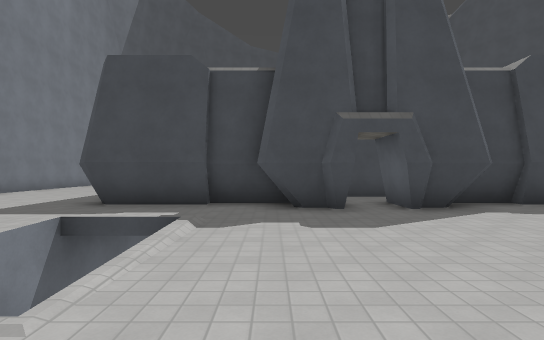
view 1 (above)

24 first-person views from a walk through a level from a Godot 3-D game. The camera is 1.5 m above the floor, looks level and sees 80° across. The floor is counted in squares, 2 m on a side. Each view is taken from the middle of a square. On the plan, view 1 faces up. The plan holds only what a view shows up to about 11 squares ahead; the rest is blank. The place goes on beyond the plan. Some surface patterns are stand-ins.

view 2
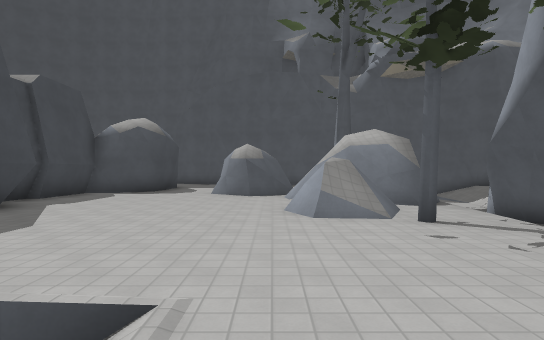

view 3
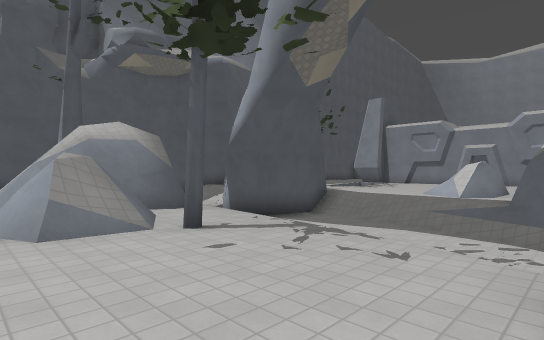

view 4
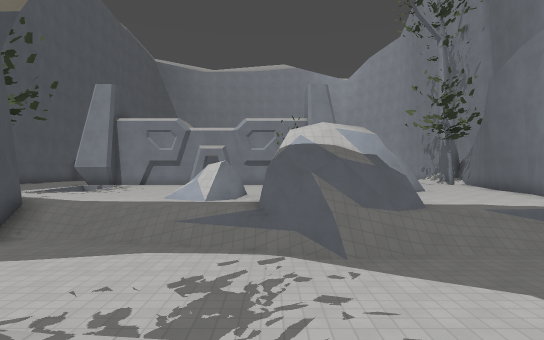

view 5
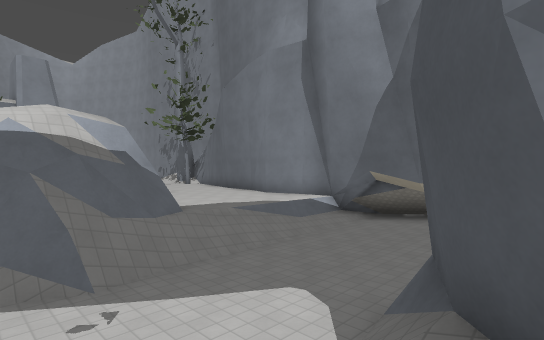

view 6
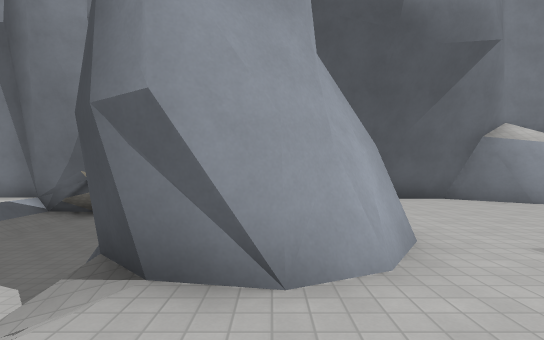

view 7
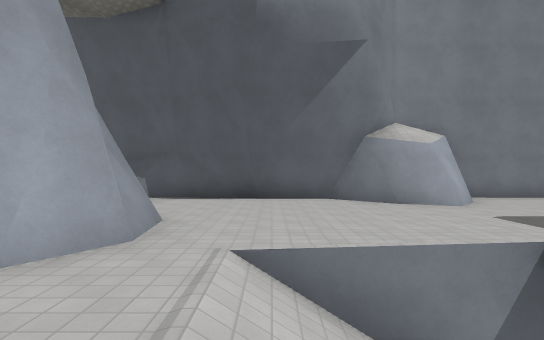

view 8
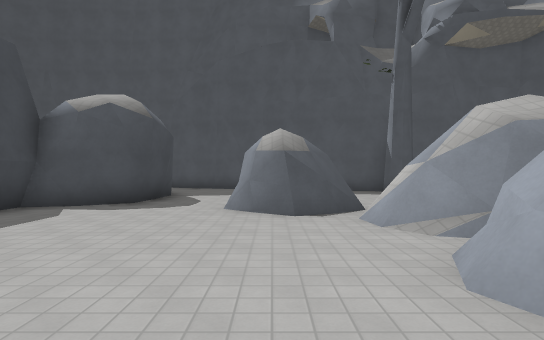

view 9
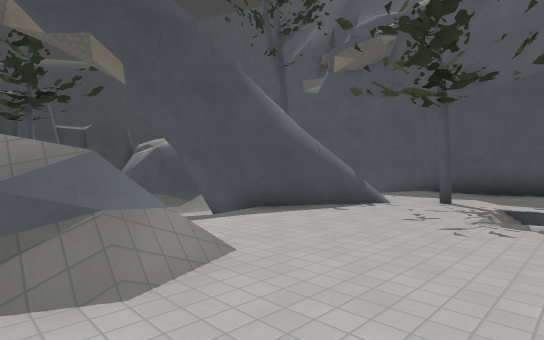

view 10
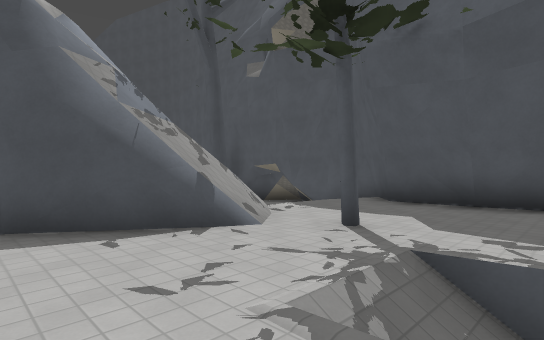

view 11
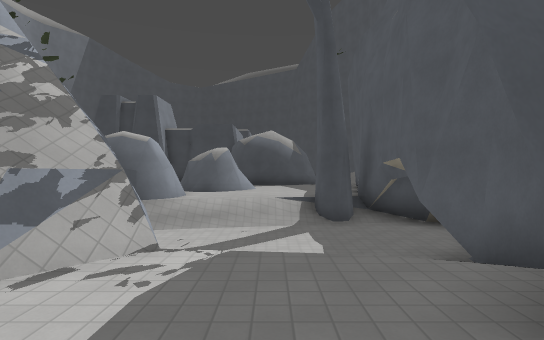

view 12
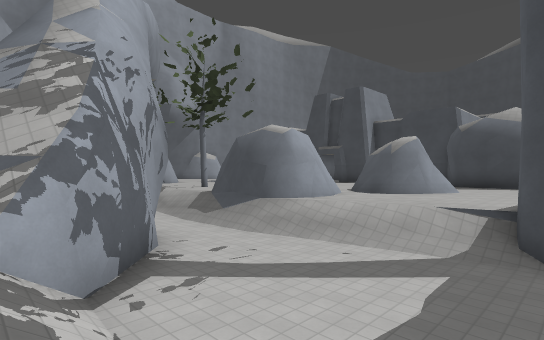

view 13
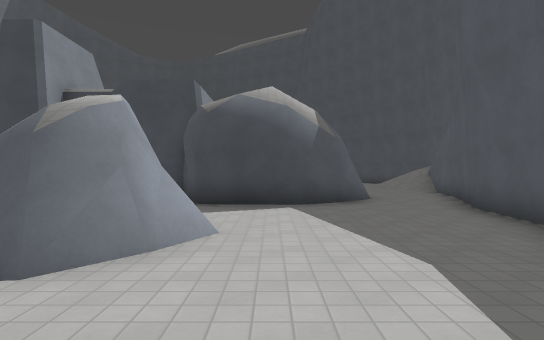

view 14
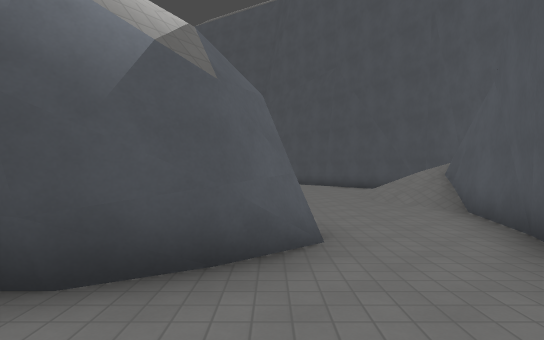

view 15
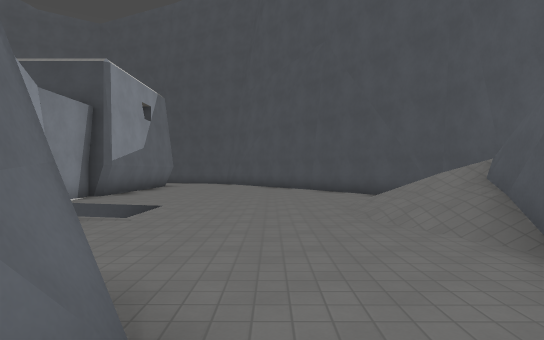

view 16
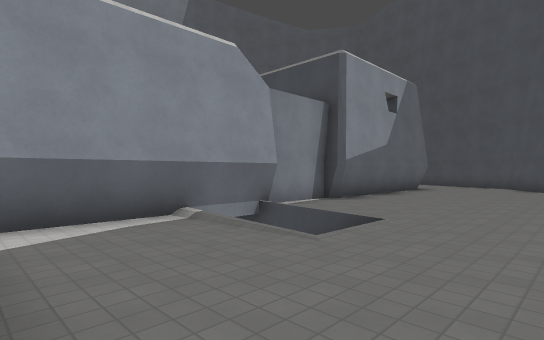

view 17
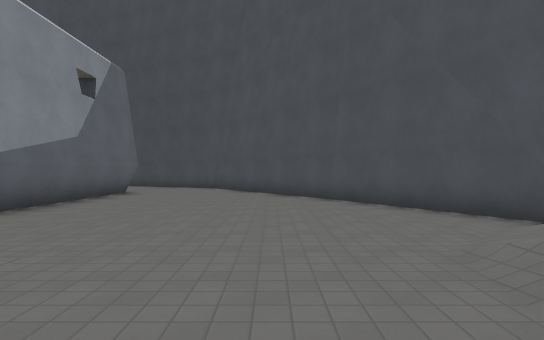

view 18
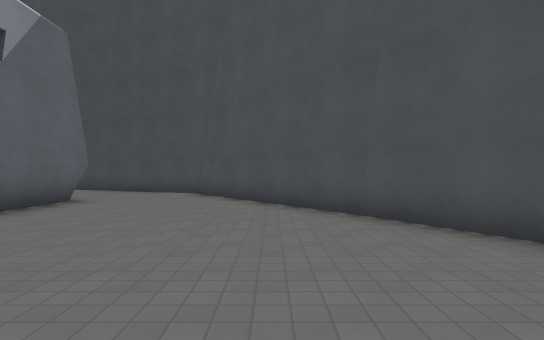

view 19
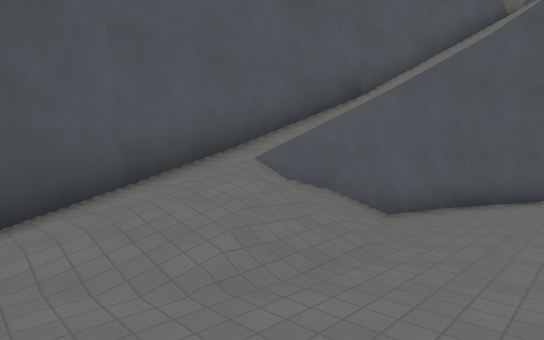

view 20
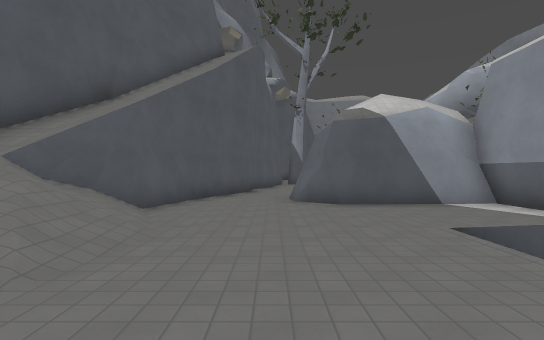

view 21
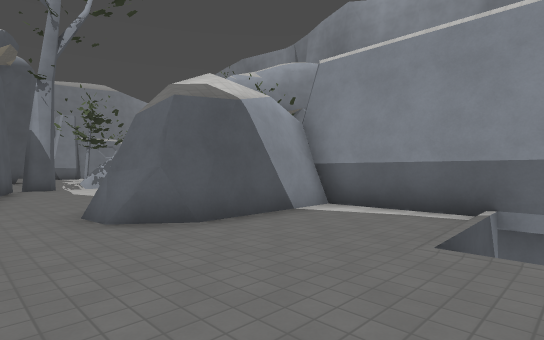

view 22
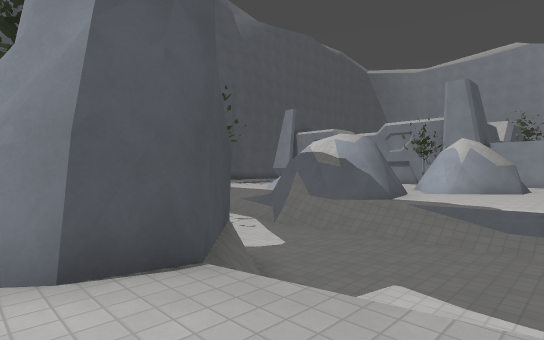

view 23
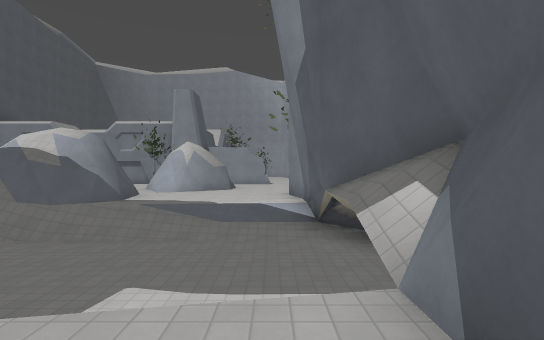

view 24
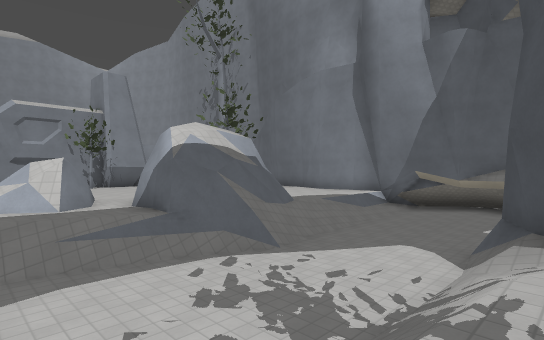

### Floor plan
Key: @ floor where view 1 was taken; # wall or solid block; x gap in a wall; . main floor; - floor 1.25 m lower than the main floor; / step, stairs or slope; = window, fence, low wall or low ledge; ^ raised ledge; v drop or lower ground.
Columns run from 11 left of view 1 to 18 right of it. Each row starts with its distance up from view 1.
 24                   ..###
 23                   ....##
 22                    ....##
 21                    #....#
 20                    #.....#
 19                    #.....##
 18                    #......##
 17                    #.......#
 16                    #.......##
 15                    #........#
 14                    #.......//#
 13                    #......///#
 12                    #  ....///#
 11   #...             #//....///#
 10   #....            #....../#/#
  9   #....      .#    #.......//#
  8   #....      ..    #......./#
  7   #....######.##########..=/#
  6   ###..............#####..//#
  5    #................##...//##
  4   ##....# /..............//#
  3   #.....# /............../##
  2   #.....//........###..../#
  1   #...............##.....
  0   #...###..@.=####......v
 -1   #...####...######.....##
 -2   #///####.....####..//##
 -3   #---/#////////##/////-//
 -4  ^x----------------------/
 -5 ^# ----------------------
 -6 ^##-------------###-----#
 -7  ##/////###//---####/-  #
 -8   #....####/.///#=#=////#
 -9   #....#  #/=/...# /...##
-10   #..../  /#=/........##
-11    ...// ..//......#..#
-12    ../## .. .....//...#=
-13     .##  ... .../ /..

Positions as (right, up) in squares from view 1, and headings:
1: (0, 0), facing up
2: (-3, 1), facing right
3: (-2, 1), facing down-right
4: (-1, -1), facing down
5: (-1, -2), facing down-left
6: (0, -1), facing left
7: (0, 2), facing left
8: (1, 2), facing right
9: (0, -13), facing up-right
10: (4, -13), facing up-right
11: (10, -11), facing up
12: (12, -8), facing up-left
13: (10, -2), facing up
14: (12, 3), facing up
15: (13, 6), facing up
16: (13, 8), facing up-left
17: (13, 10), facing up
18: (13, 13), facing up
19: (13, 14), facing down-right
20: (13, 15), facing down
21: (14, 12), facing down-left
22: (-8, 0), facing down-right
23: (-8, 0), facing down
24: (2, -2), facing down-left
